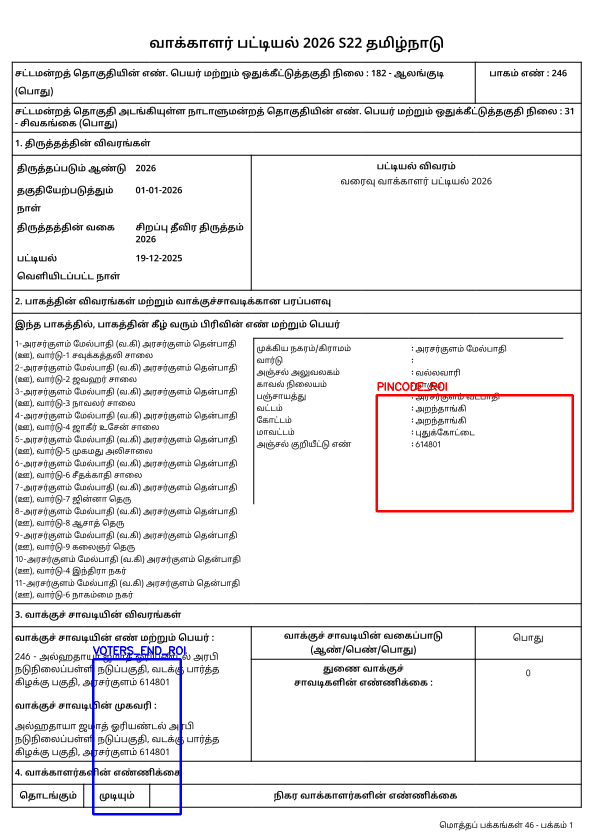
#> input picture metadata-regeneration/roi_visualization.png, 1187 x 1679 px (shown at 1/2 size); its folder holds only this picture in this run
$ python extract_numbers.py .
#> lines starting #> are read from the running program, lines starting #| are printed output that depends on the picture; after the words box and inside, x2 and y2 are one past the last pixel; in counts of white or black regions, pixels touching at a corner belong together
#!/usr/bin/env python3
"""
Optimized parallel extraction of pincode and voters_end numbers.
JSON output only, with timing and debug images for missing values.
"""

import cv2
import numpy as np
import pytesseract
from pytesseract import Output
import re
from pathlib import Path
import argparse
import sys
import json
from multiprocessing import Pool, cpu_count
import time
from datetime import datetime

# Import ROI definitions
from rois import PINCODE_ROI, VOTERS_END_ROI


def denormalize_roi(roi, img_height, img_width):
    """Convert normalized ROI coordinates to pixel coordinates."""
    x1, y1, x2, y2 = roi
    return int(x1 * img_width), int(y1 * img_height), int(x2 * img_width), int(y2 * img_height)


# [128 lines left out: functions remove_table_lines_inpaint, stacked_digits_ocr, not called in this run]


def extract_digits_only(text):
    """Extract only digits from text."""
    return re.sub(r'\D', '', text)


# [128 lines left out: function aggressive_ocr, not called in this run]


def find_number_text(image, pattern, roi_coords=None):
    """
    Simple approach: OCR the ROI normally, then use regex to find number patterns.
    """
    roi_offset_x, roi_offset_y = 0, 0
    if roi_coords:
        x1, y1, x2, y2 = roi_coords
        roi_offset_x, roi_offset_y = x1, y1
        image = image[y1:y2, x1:x2]

    gray = cv2.cvtColor(image, cv2.COLOR_BGR2GRAY) if len(image.shape) == 3 else image

    # Try different preprocessing
    preprocessed = []

    # Otsu
    _, thresh1 = cv2.threshold(gray, 0, 255, cv2.THRESH_BINARY + cv2.THRESH_OTSU)
    preprocessed.append(thresh1)

    # Adaptive
    thresh2 = cv2.adaptiveThreshold(gray, 255, cv2.ADAPTIVE_THRESH_GAUSSIAN_C,
                                     cv2.THRESH_BINARY, 11, 2)
    preprocessed.append(thresh2)

    # Inverted
    _, thresh3 = cv2.threshold(gray, 0, 255, cv2.THRESH_BINARY_INV + cv2.THRESH_OTSU)
    preprocessed.append(thresh3)

    # PSM modes
    psm_modes = [6, 7, 11]

    # Try combinations
    for thresh in preprocessed:
        for psm in psm_modes:
            try:
                # OCR without character whitelist
                config = f'--psm {psm}'
                text = pytesseract.image_to_string(thresh, lang='tam+eng', config=config)

                # Find pattern matches using regex
                matches = re.findall(pattern, text)

                if matches:
                    # For 6-digit numbers (pincodes), filter to those starting with '6' (Tamil Nadu)
                    if r'\d{6}' in pattern:
                        valid_matches = [m for m in matches if m.startswith('6')]
                        if valid_matches:
                            return valid_matches[0], (roi_offset_x, roi_offset_y, gray.shape[1], gray.shape[0])
                    else:
                        # For voters_end, return first match
                        return matches[0], (roi_offset_x, roi_offset_y, gray.shape[1], gray.shape[0])

            except:
                continue

    return None, None


# [31 lines left out: function save_debug_image, not called in this run]


def process_single_image(args_tuple):
    """Process a single image and return extracted data with timing."""
    img_path, debug_dir, use_aggressive = args_tuple

    start_time = time.time()
    img_path = Path(img_path)

    try:
        img = cv2.imread(str(img_path))
        if img is None:
            return {
                'document_id': img_path.stem,
                'pincode': None,
                'voters_end': None,
                'status': 'error_read_image',
                'time_ms': int((time.time() - start_time) * 1000)
            }

        height, width = img.shape[:2]

        pincode_roi_px = denormalize_roi(PINCODE_ROI, height, width)
        voters_roi_px = denormalize_roi(VOTERS_END_ROI, height, width)

        # Choose OCR method based on flag
        if use_aggressive:
            # Use aggressive OCR with extensive preprocessing
            pincode_text, pincode_bbox = aggressive_ocr(img, r'\d{6}', pincode_roi_px, expected_digits=6)
            voters_text, voters_bbox = aggressive_ocr(img, r'\d{3,4}', voters_roi_px, expected_digits=3)
        else:
            # Use fast standard OCR
            pincode_text, pincode_bbox = find_number_text(img, r'\d{6}', pincode_roi_px)
            voters_text, voters_bbox = find_number_text(img, r'\d{3,4}', voters_roi_px)

        # Robust fallback: horizontal stacked OCR with inpaint line removal
        # Triggers when something is missing OR voters_end is not 3-4 digits.
        voters_valid = bool(re.match(r'^\d{3,4}$', str(voters_text or '')))
        needs_fallback = (not pincode_text) or (not voters_text) or (not voters_valid)
        if needs_fallback:
            stacked_pc, stacked_ve = stacked_digits_ocr(
                img,
                pincode_roi_px,
                voters_roi_px,
                debug_dir=debug_dir,
                doc_id=img_path.stem,
            )
            if not pincode_text and stacked_pc:
                pincode_text = stacked_pc
                pincode_bbox = (pincode_roi_px[0], pincode_roi_px[1], pincode_roi_px[2] - pincode_roi_px[0], pincode_roi_px[3] - pincode_roi_px[1])

            # If we had to fallback due to missing pincode, the earlier voters_end can be a false-positive.
            # Prefer the stacked method when it finds a plausible voters_end.
            override_voters = (not voters_text) or (not voters_valid) or (not pincode_text)
            if override_voters and stacked_ve and re.match(r'^\d{3,4}$', str(stacked_ve)):
                voters_text = stacked_ve
                voters_bbox = (voters_roi_px[0], voters_roi_px[1], voters_roi_px[2] - voters_roi_px[0], voters_roi_px[3] - voters_roi_px[1])

        # Validate: pincode is REQUIRED, voters_end is optional
        status = 'success'
        if not pincode_text:
            status = 'missing_pincode'
        elif not voters_text:
            status = 'missing_voters_end'

        # Save debug image if any value is missing
        if status != 'success' and debug_dir:
            rel_dir = img_path.parent.name
            debug_output = Path(debug_dir) / rel_dir
            save_debug_image(img, img_path, debug_output, (pincode_text, pincode_bbox), (voters_text, voters_bbox))

        result = {
            'document_id': img_path.stem,
            'pincode': pincode_text,
            'voters_end': voters_text,
            'status': status,
            'time_ms': int((time.time() - start_time) * 1000)
        }

        return result

    except Exception as e:
        return {
            'document_id': img_path.stem,
            'pincode': None,
            'voters_end': None,
            'status': f'error: {str(e)}',
            'time_ms': int((time.time() - start_time) * 1000)
        }


def main():
    script_dir = Path(__file__).parent

    parser = argparse.ArgumentParser(
        description="Extract pincode and voters_end numbers (optimized parallel)"
    )
    parser.add_argument("input", help="Input directory")
    parser.add_argument("--json-output", default="extracted_numbers",
                        help="Output directory for JSON files")
    parser.add_argument("--debug-dir", default="debug_images",
                        help="Directory for debug images (missing values)")
    parser.add_argument("--retry-failed", action="store_true",
                        help="Only reprocess images that failed in previous run (reads from --json-output)")
    parser.add_argument("--aggressive", action="store_true",
                        help="Use aggressive OCR with extensive preprocessing (slower but more accurate)")
    parser.add_argument("-j", "--jobs", type=int, default=None,
                        help=f"Number of parallel jobs (default: {cpu_count()})")
    parser.add_argument("--benchmark", action="store_true",
                        help="Run benchmark with different worker counts")
    parser.add_argument("--limit", type=int, help="Limit number of images to process (for testing)")

    args = parser.parse_args()

    input_path = Path(args.input)

    # Resolve output dirs inside the project by default.
    # - If user passes a relative path, make it relative to this script folder.
    # - If user passes an absolute path (e.g. /tmp/...), respect it.
    json_output_path = Path(args.json_output)
    if not json_output_path.is_absolute():
        json_output_path = script_dir / json_output_path

    debug_dir_path = Path(args.debug_dir)
    if not debug_dir_path.is_absolute():
        debug_dir_path = script_dir / debug_dir_path

    if not input_path.is_dir():
        print(f"❌ Error: {input_path} is not a directory")
        return 1

    # Load existing results if retry mode
    existing_results_by_dir = {}
    failed_image_paths = set()

    if args.retry_failed:
        print("🔄 RETRY MODE: Loading existing results...")
        if not json_output_path.exists():
            print(f"❌ Error: {json_output_path} does not exist. Run normal mode first.")
            return 1

        for json_file in json_output_path.glob('*.json'):
            try:
                with open(json_file, 'r') as f:
                    data = json.load(f)

                dir_name = data['metadata']['directory']
                existing_results_by_dir[dir_name] = data

                # Find failed images (includes invalid voters_end)
                for result in data['results']:
                    is_failed = False

                    # Explicit failures
                    if result['status'] != 'success':
                        is_failed = True

                    # Also check if voters_end is invalid (1-2 digits instead of 3-4)
                    elif result.get('voters_end'):
                        voters_val = str(result['voters_end'])
                        if not re.match(r'^\d{3,4}$', voters_val):
                            is_failed = True
                            print(f"  ⚠️  {result['document_id']}: Invalid voters_end '{voters_val}' (needs 3-4 digits)")

                    if is_failed:
                        # Construct image path
                        img_path = input_path / dir_name / f"{result['document_id']}.png"
                        if img_path.exists():
                            failed_image_paths.add(img_path)
            except Exception as e:
                print(f"⚠️  Warning: Could not load {json_file}: {e}")

        print(f"📊 Found {len(failed_image_paths)} images to retry (failures + invalid voters_end)")

        if not failed_image_paths:
            print("✅ No failed images found! All extractions were successful.")
            return 0

    # Find all images
    if args.retry_failed:
        all_images = sorted(list(failed_image_paths))
    else:
        all_images = sorted(list(input_path.rglob("*.png")))
    if not all_images:
        print(f"❌ No PNG files found in {input_path}")
        return 1

    if args.limit:
        all_images = all_images[:args.limit]
        print(f"⚠️  Limited to {args.limit} images for testing")

    # Group by directory
    from collections import defaultdict
    images_by_dir = defaultdict(list)
    for img in all_images:
        images_by_dir[img.parent].append(img)

    total_images = len(all_images)
    total_dirs = len(images_by_dir)

    if args.benchmark:
        # Benchmark mode: test different worker counts
        test_counts = [1, 2, 4, 6, 8, 12, 16]
        test_counts = [n for n in test_counts if n <= cpu_count() * 2]

        print(f"🔬 BENCHMARK MODE")
        print(f"📁 Testing with {total_images} images across {total_dirs} directories")
        print(f"🖥️  CPU cores: {cpu_count()}")
        print(f"🧪 Testing worker counts: {test_counts}\n")

        results = []
        for num_workers in test_counts:
            print(f"Testing {num_workers} workers...", end=' ', flush=True)

            start = time.time()
            work_items = [(img_path, None, False) for img_path in all_images]

            with Pool(num_workers) as pool:
                _ = list(pool.imap_unordered(process_single_image, work_items, chunksize=1))

            elapsed = time.time() - start
            imgs_per_sec = total_images / elapsed
            results.append((num_workers, elapsed, imgs_per_sec))

            print(f"{elapsed:.1f}s ({imgs_per_sec:.1f} img/s)")

        print(f"\n📊 Benchmark Results:")
        print(f"{'Workers':<10} {'Time (s)':<12} {'Speed (img/s)':<15} {'Speedup':<10}")
        print("-" * 50)
        baseline = results[0][1]
        for workers, elapsed, speed in results:
            speedup = baseline / elapsed
            print(f"{workers:<10} {elapsed:<12.1f} {speed:<15.1f} {speedup:<10.2f}x")

        best = max(results, key=lambda x: x[2])
        print(f"\n✨ Best: {best[0]} workers ({best[2]:.1f} img/s)")

        return 0

    # Normal processing mode
    num_workers = args.jobs or cpu_count()

    print(f"📁 Found {total_images} images across {total_dirs} directories")
    print(f"🚀 Using {num_workers} parallel workers")
    print(f"💾 JSON output: {json_output_path}/")
    print(f"🐛 Debug images: {debug_dir_path}/")
    print(f"⏱️  Started: {datetime.now().strftime('%Y-%m-%d %H:%M:%S')}\n")

    overall_start = time.time()

    # Prepare work items
    work_items = [(img_path, str(debug_dir_path), args.aggressive) for img_path in all_images]

    # Process in parallel with progress
    all_results = []
    processed = 0

    # Track dirty directories to save incrementally
    results_by_dir = defaultdict(list)

    # Save helper
    # [47 lines left out: function save_incremental, not called in this run]

    # Create output dir first
    json_output_path.mkdir(parents=True, exist_ok=True)

    dirty_dirs = set()

    # Build id_to_dir map before loop for immediate logging
    id_to_dir = {}
    for dir_path, images in images_by_dir.items():
        rel_dir_str = str(dir_path.relative_to(input_path))
        for img in images:
            id_to_dir[img.stem] = rel_dir_str

    with Pool(num_workers) as pool:
        for result in pool.imap_unordered(process_single_image, work_items, chunksize=1):
#> in find_number_text, `image = image[y1:y2, x1:x2]`:
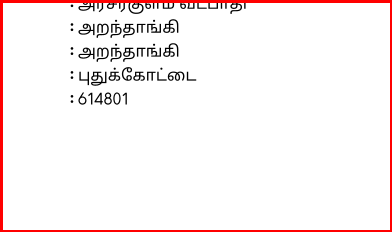
#> image: shape (232, 392, 3); mean of channels 0, 1, 2 241, 241, 249.6; drawn as B, G, R
#> in find_number_text, `gray = cv2.cvtColor(image, cv2.COLOR_BGR2GRAY) if len(image.shape) == ..`:
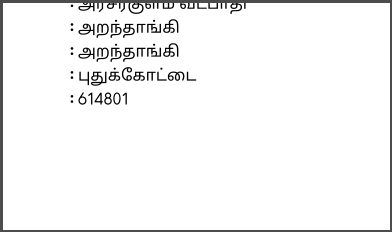
#> gray: shape (232, 392); min 0, max 255, mean 243.5
#> in find_number_text, `_, thresh1 = cv2.threshold(gray, 0, 255, cv2.THRESH_BINARY + cv2.THRES..`:
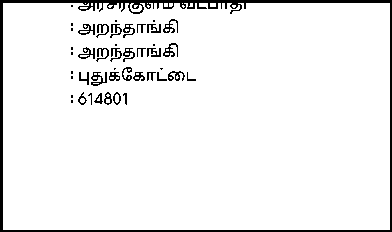
#> thresh1: shape (232, 392); 94% white; 45 black regions (16 under 20 px), largest, box (x1, y1, x2, y2) and area: (0, 0, 392, 232) 3605, (91, 72, 107, 86) 109, (163, 43, 178, 57) 91
#> in find_number_text, `thresh2 = cv2.adaptiveThreshold(gray, 255, cv2.ADAPTIVE_THRESH_GAUSSIA..`:
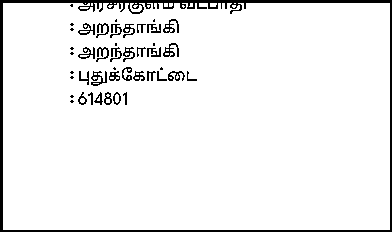
#> thresh2: shape (232, 392); 93.9% white; 45 black regions (15 under 20 px), largest, box (x1, y1, x2, y2) and area: (0, 0, 392, 232) 3601, (91, 71, 107, 86) 113, (163, 43, 179, 57) 102
            all_results.append(result)
            processed += 1

            # Find directory for this image and add to local aggregation
            # We must map document_id back to directory.
            # Looking up in images_by_dir is slow if done linearly.
            # Efficient way: Pre-build a map or infer from document_id if possible.
            # With multiprocessing inputs, we lost the direct link unless we pass it through.
            # But we can recover it by iterating, or better, change process_single_image to return directory.
            # Since we can't easily change process_single_image signature without breaking existing tool usage logic
            # (though I am replacing the file content so I could), let's just do the lookup we did before but optimized.
            # Actually, we can assume images_by_dir is available.

            # Optimized lookup: Pre-build map
            # We'll do this "just in time" or simply cache the map before loop
            # But wait, I can just build a map: {stem: dir_name}

            dir_name = id_to_dir.get(result['document_id'], "unknown")
            results_by_dir[dir_name].append(result)
            dirty_dirs.add(dir_name)

            # Per-image logging with real-time feedback
            status_emoji = "✅" if result['status'] == 'success' else ("⚠️" if 'missing_voters' in result['status'] else "❌")
            elapsed_total = time.time() - overall_start
            speed = processed / elapsed_total if elapsed_total > 0 else 0
            eta = (total_images - processed) / speed if speed > 0 else 0

            print(f"{status_emoji} [{processed}/{total_images}] {result['document_id']} | "
                  f"PC:{result.get('pincode', 'N/A')} VE:{result.get('voters_end', 'N/A')} | "
                  f"{result['time_ms']}ms | {speed:.1f} img/s | ETA:{eta:.0f}s", flush=True)

            # Aggregate stats every 50 images
            if processed % 50 == 0:
                success_count = sum(1 for r in all_results if r['status'] == 'success')
                print(f"\n📊 Summary: {processed}/{total_images} | "
                      f"Success: {success_count}/{processed} ({100*success_count//processed}%) | "
                      f"Speed: {speed:.1f} img/s\n", flush=True)

            # Save more frequently in retry mode (every 5 images vs 20 for normal)
            save_freq = 5 if args.retry_failed else 20
            if processed % save_freq == 0:
                for dirty_dir in dirty_dirs:
                    save_incremental(dirty_dir, results_by_dir[dirty_dir])
                dirty_dirs.clear()

    # Final Save
    print(f"\n💾 Saving final JSON files...")
    for dir_name, results in results_by_dir.items():
        path = save_incremental(dir_name, results, final=True)

        # Stats for printing
        success = sum(1 for r in results if r['status'] == 'success')
        missing_voters = sum(1 for r in results if r['status'] == 'missing_voters_end')
        missing_pincode = sum(1 for r in results if r['status'] == 'missing_pincode')

        print(f"  ✓ {path.name}: {len(results)} images | "
              f"✓{success} ⚠️{missing_voters} ❌{missing_pincode}")

    overall_elapsed = time.time() - overall_start

    # Final statistics
    print(f"\n" + "="*60)
    print(f"✅ COMPLETED")
    print(f"="*60)
    print(f"📊 Total images: {total_images}")
    print(f"📁 Directories: {total_dirs}")
    print(f"⏱️  Total time: {overall_elapsed:.1f}s")
    print(f"⚡ Speed: {total_images/overall_elapsed:.1f} images/second")
    print(f"💾 JSON files: {len(results_by_dir)}")

    # Overall stats
    all_success = sum(1 for r in all_results if r['status'] == 'success')
    all_missing_voters = sum(1 for r in all_results if r['status'] == 'missing_voters_end')
    all_missing_pincode = sum(1 for r in all_results if r['status'] == 'missing_pincode')
    all_errors = sum(1 for r in all_results if 'error' in r['status'])

    print(f"\n📈 Status Summary:")
    print(f"  ✅ Success: {all_success} ({100*all_success//total_images}%)")
    print(f"  ⚠️  Missing voters_end: {all_missing_voters} ({100*all_missing_voters//total_images}%)")
    print(f"  ❌ Missing pincode: {all_missing_pincode} ({100*all_missing_pincode//total_images}%)")
    if all_errors > 0:
        print(f"  💥 Errors: {all_errors}")

    print(f"\n💾 Output saved to: {json_output_path.absolute()}")
    if all_missing_voters + all_missing_pincode > 0:
        print(f"🐛 Debug images: {debug_dir_path.absolute()}/")

    return 0


if __name__ == "__main__":
    sys.exit(main())
#> (the call stopped at in find_number_text, `text = pytesseract.image_to_string(thresh, lang='tam+eng', config=conf..`: pytesseract is not available in this run)
